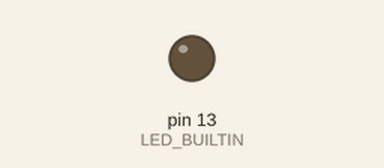
The sketch below on a simulated Arduino Uno, built with avr-gcc and run on an emulated ATmega328P. On the bench: output pins drawn as LEDs (lit = HIGH).

Above: at 1.1 s.
At 35.2 s:
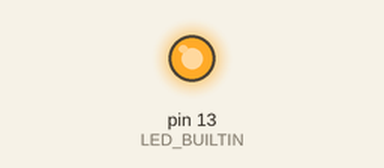
Timing chart, 0 to 40.4 s (numbered marks = the images above):
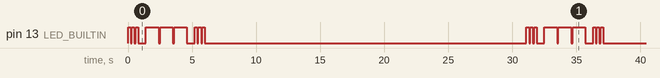

The sketch:

Blink_SOS.ino
```cpp
/*
  Blink SOS

programming socks on!!

*/

// the setup function runs once when you press reset or power the board
void setup() {
  // initialize digital pin LED_BUILTIN as an output.
  pinMode(LED_BUILTIN, OUTPUT);
}

// the loop function runs over and over again forever
void loop() {
  digitalWrite(LED_BUILTIN, HIGH);   // turn the LED on (HIGH is the voltage level)
  delay(200);                       // wait
  digitalWrite(LED_BUILTIN, LOW);    // turn the LED off by making the voltage LOW
  delay(100);                       // wait
  digitalWrite(LED_BUILTIN, HIGH);  // same as above
  delay(200);
  digitalWrite(LED_BUILTIN, LOW);   // LED off
  delay(100);
  digitalWrite(LED_BUILTIN, HIGH);  // LED on
  delay(200);
  digitalWrite(LED_BUILTIN, LOW);   // LED off
  delay(100);                       // morse code "S"

  delay(500);                       //wait

  digitalWrite(LED_BUILTIN, HIGH);  // LED on
  delay(1000);                      //
  digitalWrite(LED_BUILTIN, LOW);
  delay(100);
  digitalWrite(LED_BUILTIN, HIGH);  // LED on
  delay(1000);                      //
  digitalWrite(LED_BUILTIN, LOW);
  delay(100);
  digitalWrite(LED_BUILTIN, HIGH);  // LED on
  delay(1000);                      //
  digitalWrite(LED_BUILTIN, LOW);   // LED off
  delay(100);                       // morse code "O"

  delay(500);                       //wait

  digitalWrite(LED_BUILTIN, HIGH);   // turn the LED on (HIGH is the voltage level)
  delay(200);                       // wait
  digitalWrite(LED_BUILTIN, LOW);    // turn the LED off by making the voltage LOW
  delay(100);                       // wait
  digitalWrite(LED_BUILTIN, HIGH);  // same as above
  delay(200);
  digitalWrite(LED_BUILTIN, LOW);   // LED off
  delay(100);
  digitalWrite(LED_BUILTIN, HIGH);  // LED on
  delay(200);
  digitalWrite(LED_BUILTIN, LOW);   // LED off
  delay(100);                       // morse code "S"

  delay(25000);                      // wait 25 sec
}
```

Measured:
- by itself, pin 13 (LED_BUILTIN): repeats every 31.1 s: 2 × (LOW 0.10 s, HIGH 0.20 s), LOW 0.60 s, 2 × (HIGH 1.0 s, LOW 0.10 s), HIGH 1.0 s, LOW 0.60 s, 2 × (HIGH 0.20 s, LOW 0.10 s), HIGH 0.20 s, LOW 25.1 s, HIGH 0.20 s
- by itself, everything shown: repeats every 31.1 s, in 18 steps
